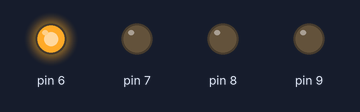
The sketch below on a simulated Arduino Uno, built with avr-gcc and run on an emulated ATmega328P. Parts: output pins drawn as LEDs (lit = HIGH).

Above: at 1.0 s.
At 6.0 s:
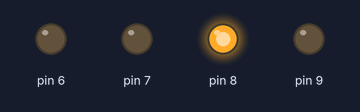
At 8.5 s:
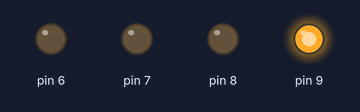
At 11.0 s:
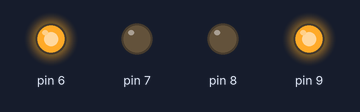
At 13.5 s:
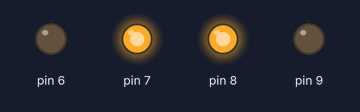
At 18.5 s:
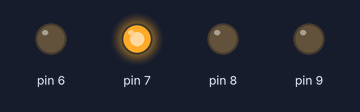
Timing chart, 0 to 19.5 s (numbered marks = the images above):
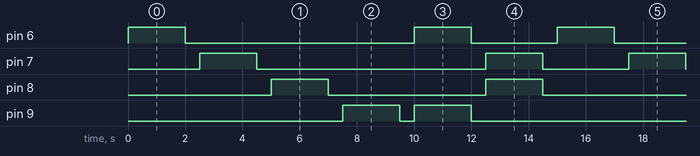

The sketch:

L298motorDriver.ino
```cpp
#include <RTClib.h>


void setup() {
  pinMode(6,OUTPUT);
  pinMode(7,OUTPUT);

  pinMode(8,OUTPUT);
  pinMode(9,OUTPUT);

}

void loop() {

  digitalWrite(6,HIGH);
  digitalWrite(7,LOW);
  delay(2000);
  digitalWrite(6,LOW);
  digitalWrite(7,LOW);
  delay(500);

  digitalWrite(7,HIGH);
  digitalWrite(6,LOW);
  delay(2000);
  digitalWrite(6,LOW);
  digitalWrite(7,LOW);
  delay(500);

  digitalWrite(8,HIGH);
  digitalWrite(9,LOW);
  delay(2000);
  digitalWrite(8,LOW);
  digitalWrite(9,LOW);
  delay(500);

  digitalWrite(9,HIGH);
  digitalWrite(8,LOW);
  delay(2000);
  digitalWrite(9,LOW);
  digitalWrite(8,LOW);
  delay(500);

  digitalWrite(6,HIGH);
  digitalWrite(7,LOW);
  digitalWrite(9,HIGH);
  digitalWrite(8,LOW);
  delay(2000);
  digitalWrite(6,LOW);
  digitalWrite(7,LOW);
  digitalWrite(9,LOW);
  digitalWrite(8,LOW);
  delay(500);

  digitalWrite(7,HIGH);
  digitalWrite(6,LOW);
  digitalWrite(8,HIGH);
  digitalWrite(9,LOW);
  delay(2000);
  digitalWrite(6,LOW);
  digitalWrite(7,LOW);
  digitalWrite(9,LOW);
  digitalWrite(8,LOW);
  delay(500);
}
```

Measured:
- by itself, pin 6, pin 7: repeats every 15.0 s: LOW 8.0 s, HIGH 2.0 s, LOW 3.0 s, HIGH 2.0 s
- by itself, pin 8: alternates HIGH for 2.0 s and LOW for 5.5 s
- by itself, pin 9: repeats every 15.0 s: LOW 0.50 s, HIGH 2.0 s, LOW 10.5 s, HIGH 2.0 s
